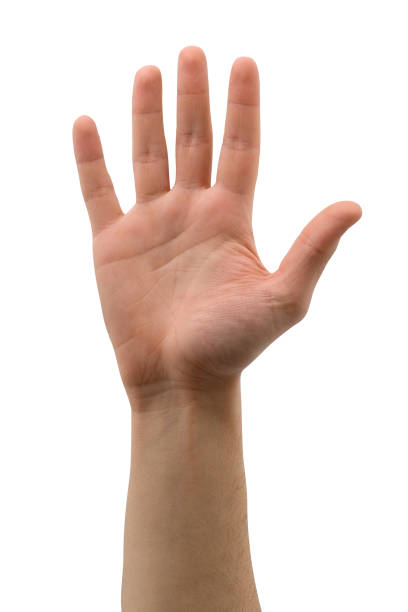
#> input picture data/inputs/mano-abierta.jpg, 408 x 612 px, given in place of the camera
$ python deteccion_tiempo_real-Manual.py
#> lines starting #> are read from the running program, lines starting #| are printed output that depends on the picture; after the words box and inside, x2 and y2 are one past the last pixel; in counts of white or black regions, pixels touching at a corner belong together
import cv2
import numpy as np

cap = cv2.VideoCapture(0)

while True:
    ret, frame = cap.read()
#> frame is the input picture: shape (612, 408, 3); mean B, G, R 206.8, 214.3, 230.4
    if not ret:
        break

    frame = cv2.flip(frame, 1)
    roi = frame[100:400, 100:400]
    cv2.rectangle(frame, (100, 100), (400, 400), (0, 255, 0), 2)
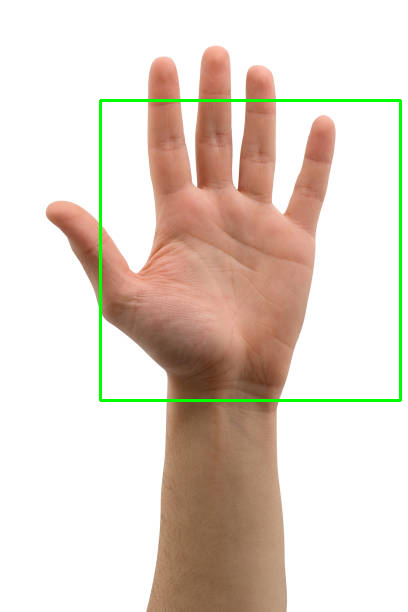
#> frame: shape (612, 408, 3); mean B, G, R 203.7, 214.8, 227

    # Convertir ROI a espacio HSV
    hsv = cv2.cvtColor(roi, cv2.COLOR_BGR2HSV)
#> hsv: shape (300, 300, 3); mean H, S, V 9.1, 61.7, 219.3
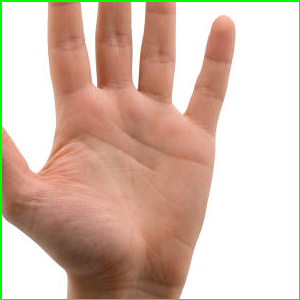
#> roi: shape (300, 300, 3); mean B, G, R 173.7, 190.1, 214.1

    # Rango de color de piel (ajustable según luz)
    lower_skin = np.array([0, 20, 70], dtype=np.uint8)
    upper_skin = np.array([20, 255, 255], dtype=np.uint8)

    # Crear máscara del color de piel
    mask = cv2.inRange(hsv, lower_skin, upper_skin)
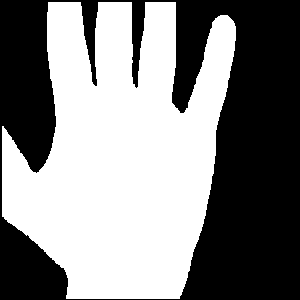
#> mask: shape (300, 300); 52.4% white; 1 black region

    # Suavizar para eliminar ruido
    mask = cv2.GaussianBlur(mask, (7, 7), 0)
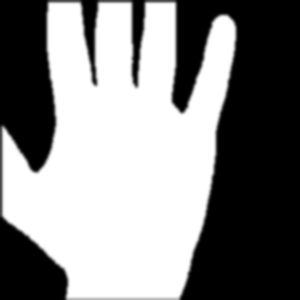
#> mask: shape (300, 300); min 0, max 255, mean 133.9

    # Buscar contornos
    contours, _ = cv2.findContours(mask, cv2.RETR_TREE, cv2.CHAIN_APPROX_SIMPLE)
#> contours = 2 contours, 1 with area under 20; largest, box (x1, y1, x2, y2) and area: (0, 0, 239, 300) 50970

    if contours:
        cnt = max(contours, key=lambda x: cv2.contourArea(x))
#> cnt = contour of 342 points, box (x1, y1, x2, y2) (0, 0, 239, 300), area 50970
        hull = cv2.convexHull(cnt)
#> hull = contour of 21 points, box (x1, y1, x2, y2) (0, 0, 239, 300), area 59472
        cv2.drawContours(roi, [cnt], -1, (255, 0, 0), 2)
        cv2.drawContours(roi, [hull], -1, (0, 255, 0), 2)
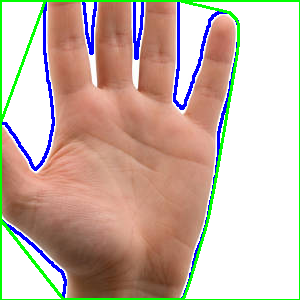
#> roi: shape (300, 300, 3); mean B, G, R 168.9, 182.2, 201.1

        hull_indices = cv2.convexHull(cnt, returnPoints=False)
#> hull_indices = 21 values, max 299 at index 0, min 0 at index 20, mean 161.4
        if len(hull_indices) > 3:
            defects = cv2.convexityDefects(cnt, hull_indices)
#> defects = 17 rows, first 6: [299, 0, 312, 14848], [0, 72, 33, 13762], [73, 111, 100, 4075], [112, 114, 113, 142], [114, 120, 117, 210], [120, 126, 121, 162]
            if defects is not None:
                count_defects = 0
                for i in range(defects.shape[0]):
                    s, e, f, d = defects[i, 0]
                    start = tuple(cnt[s][0])
                    end = tuple(cnt[e][0])
                    far = tuple(cnt[f][0])

                    a = np.linalg.norm(np.array(end) - np.array(start))
                    b = np.linalg.norm(np.array(far) - np.array(start))
                    c = np.linalg.norm(np.array(end) - np.array(far))
                    angle = np.arccos((b**2 + c**2 - a**2) / (2*b*c))

                    if angle <= np.pi / 2:
                        count_defects += 1
                        cv2.circle(roi, far, 5, (0, 0, 255), -1)
#> this loop made 17 passes
#> (s, e, f, d, start, end, far, a) on passes 1 to 11: (299, 0, 312, 14848, (178, 0), (45, 0), (136, 58), 133), (0, 72, 33, 13762, (45, 0), (0, 123), (47, 151), 131), (73, 111, 100, 4075, (0, 219), (63, 299), (62, 272), 101.8), (112, 114, 113, 142, (182, 299), (184, 296), (182, 298), 3.61), (114, 120, 117, 210, (184, 296), (187, 288), (185, 291), 8.54), (120, 126, 121, 162, (187, 288), (190, 279), (187, 286), 9.49), (126, 152, 135, 600, (190, 279), (204, 232), (195, 254), 49.04), (152, 156, 153, 211, (204, 232), (206, 225), (204, 229), 7.28), (156, 160, 157, 248, (206, 225), (208, 217), (206, 221), 8.25), (160, 170, 163, 280, (208, 217), (213, 191), (209, 206), 26.48), (170, 176, 173, 362, (213, 191), (216, 175), (214, 178), 16.28)
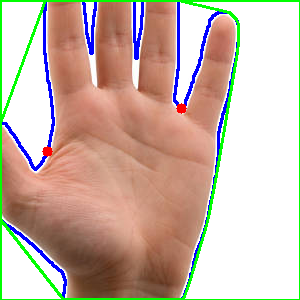
#> roi: shape (300, 300, 3); 0.18% of pixels changed, all inside (x1, y1, x2, y2) = (42, 103, 187, 157)
#> after the loop, count_defects = 2

                fingers = count_defects + 1
#> fingers = 3
                if fingers == 1:
                    text = "Mano cerrada"
                elif fingers > 1:
                    text = f"{fingers} dedos levantados"
#> text = '3 dedos levantados'
                else:
                    text = "No detectado"

                cv2.putText(frame, text, (50, 450), cv2.FONT_HERSHEY_SIMPLEX, 1.2, (255, 255, 255), 3)
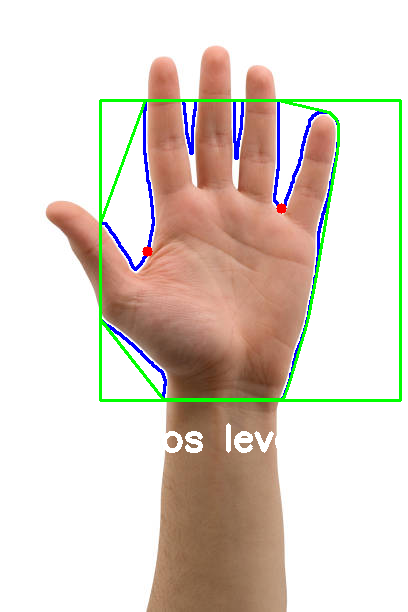
#> frame: shape (612, 408, 3); 2.39% of pixels changed, all inside (x1, y1, x2, y2) = (102, 102, 340, 453)

    cv2.imshow("Detección de Mano (Color piel)", frame)
    cv2.imshow("Máscara de piel", mask)

    if cv2.waitKey(1) & 0xFF == ord('q'):
#> (key q is pressed here)
        break

cap.release()
cv2.destroyAllWindows()
